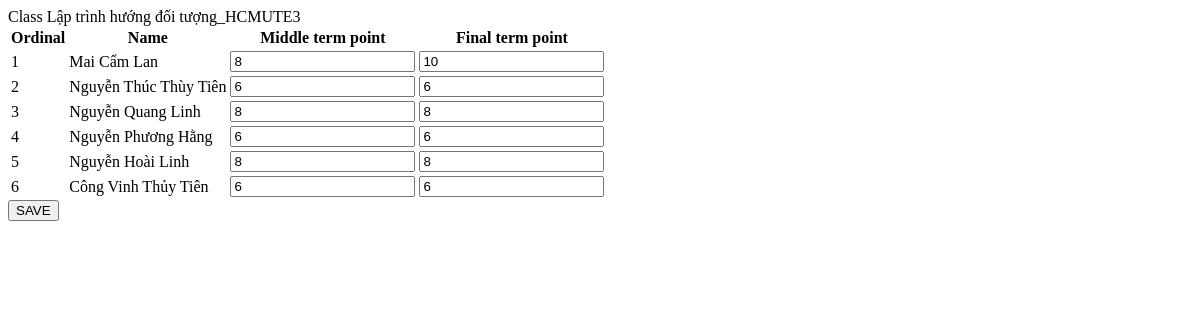
Before: /lecturer/update/point/3 with the older database file.
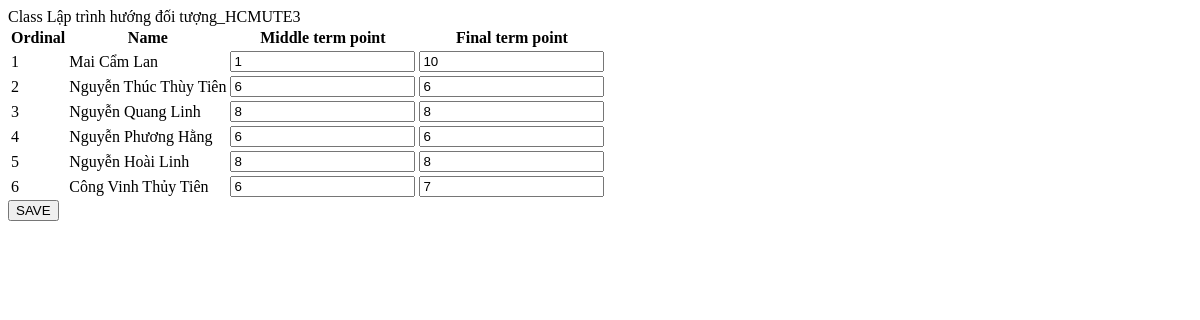
After: the same page with the newer database file.
### main_site/models.py (models this page shows, shortened)
class Class_Student(models.Model):
    class_obj = models.ForeignKey(Class, on_delete=models.SET_NULL, null=True)
    student = models.ForeignKey(Student, on_delete=models.SET_NULL, null=True)
    middle_term_point = models.IntegerField(blank=True, null=True)
    final_term_point = models.IntegerField(blank=True, null=True)

class Student(models.Model):
    gender_choices = [
        ('male','male'),
        ('female','female'),
        ('other','other')
    ]
    username = models.CharField(max_length=100, unique=True)
    password = models.CharField(max_length=100)
    name = models.CharField(max_length=100)
    birth_day = models.DateField()
    email = models.EmailField(unique=True)
    phone_number = models.CharField(max_length=15, unique=True)
    gender = models.CharField(max_length=10, default='other')
    start_at = models.DateField()
    credits = models.IntegerField()
    graduate_at = models.DateField(null=True)

### main_site/views.py (the view, shortened to what this page needs)
# urls.py: path('lecturer/update/point/<int:class_id>', views.get_update_point, name='get_update_point'),
def get_update_point(request, class_id):
    context = {}
    class_obj = Class.objects.filter(id=class_id).first()
    context['class_obj'] = class_obj
    class_student_list = Class_Student.objects.filter(class_obj=class_obj)
    context['class_student_list'] = class_student_list
    return render(request, 'lecturer/update_point.html', context)

### main_site/templates/lecturer/update_point.html (shortened to what this page needs)
{% extends "base/base.html" %}
{% block content %}
Class {{class_obj.subject.name}}_HCMUTE{{class_obj.id}}
<form method="POST">
    <table >
        <tr >
            <th >Ordinal</th>
            <th >Name </th>
            <th >Middle term point</th>
            <th >Final term point</th>
        </tr>
        {% for class_student in class_student_list %}
        <tr >
            <td > {{forloop.counter}} </td>
            <td > {{class_student.student.name}} </td>
            <td > <input type="number" name="middle_term_point_{{class_student.id}}" value="{{class_student.middle_term_point}}"> </td>
            <td > <input type="number" name="final_term_point_{{class_student.id}}" value="{{class_student.final_term_point}}"> </td>
        </tr>
        {% endfor %}
    </table>
    <button >SAVE </button>
</form>
{% endblock content %}

Changed rows visible on the page:
changed Class_Student "Mai Cẩm Lan": middle_term_point "8" → "1"
changed Class_Student "Công Vinh Thủy Tiên": final_term_point "6" → "7"
